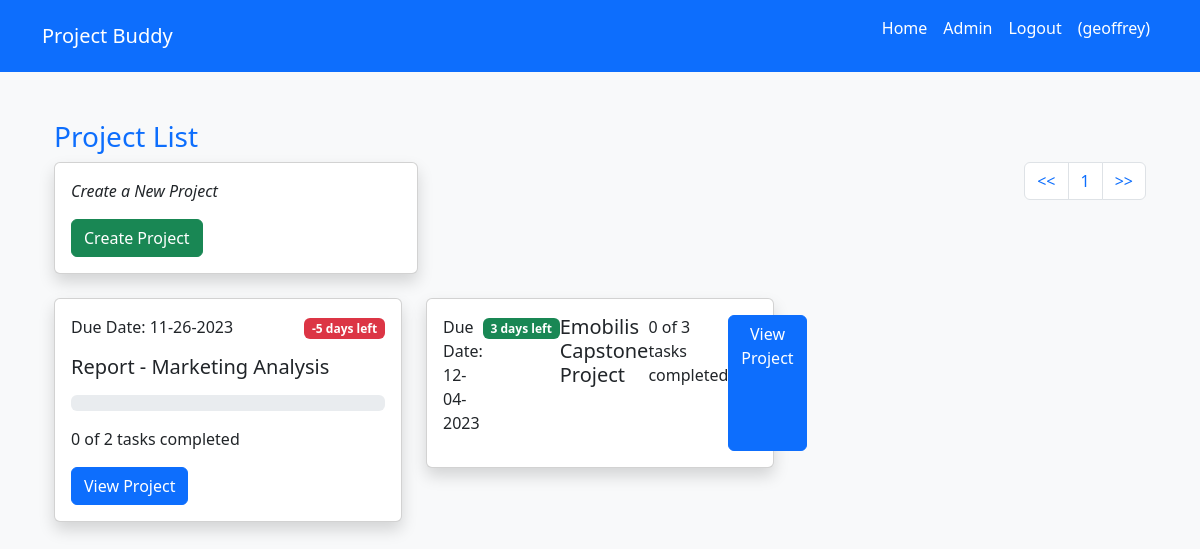
The page /projects/ (signed in) on the database as committed earlier.
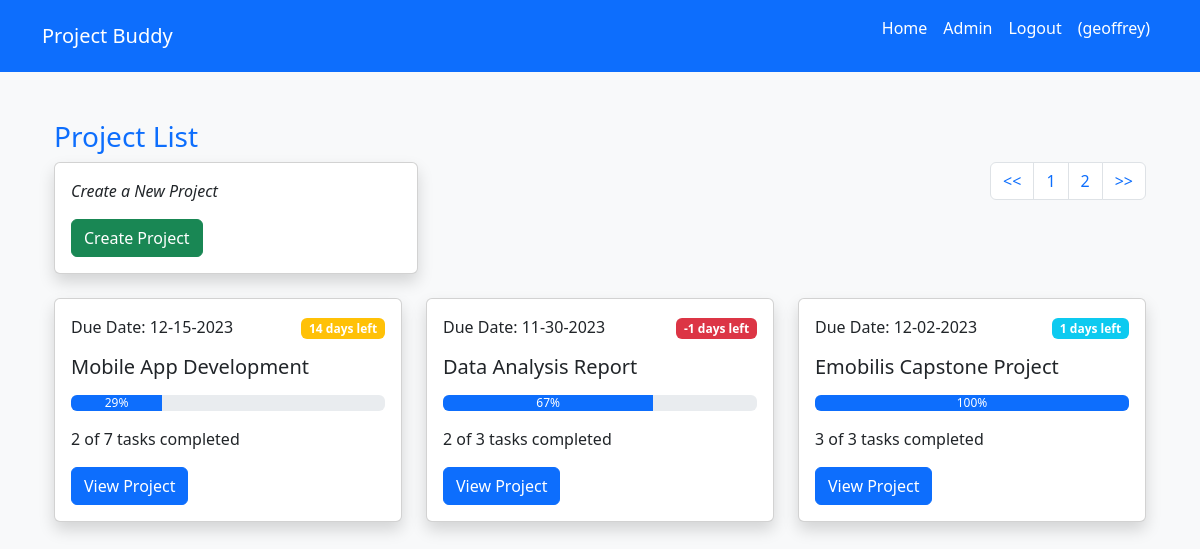
The same page on the database as committed later.
### task_list/models.py (models this page shows, shortened)
class Project(models.Model):
    title = models.CharField(max_length=255)
    description = models.TextField(blank=True)
    created_at = models.DateTimeField(auto_now_add=True)
    due_date = models.DateField(null=True, blank=True)
    owner = models.ForeignKey(User, on_delete=models.CASCADE)

### task_list/views.py (the view)
# urls.py: path('', views.project_list, name='project_list'),
@login_required
def project_list(request):
    projects = Project.objects.filter(owner=request.user).order_by('-created_at')
    pagination = Paginator(projects, 3)
    page = request.GET.get('page')
    projectsObj = pagination.get_page(page)
    all_projects = []
    for project in projectsObj:
        data = {}
        data['item'] = project
        data['all'] = project.tasks.all().count()
        data['complete'] = project.tasks.filter(completed=True).count()
        data['incomplete'] = project.tasks.filter(completed=False).count()
        if data['all'] > 0:
           data['percent'] = round((data['complete'] / data['all']) * 100)
        else:
           data['percent'] = 0
        data['days_left'] = (project.due_date - datetime.date.today()).days
        all_projects.append(data)
    return render(request, 'project_list.html', {'projects': all_projects, 'pages': projectsObj})

### task_list/templates/project_list.html (shortened to what this page needs)
{% extends 'base.html' %} {% load humanize %} {% block content %}
<div class="container mt-5 ">
  <h3 class="text-primary">Project List</h3>
  <div class="d-flex justify-content-between flex-wrap">
    <div class="col-md-4 mb-4">
      <div class="card shadow">
        <div class="card-body">
          <p class="card-text">
            <em>Create a New Project</em>
          </p>
          <a href="{% url 'project_create' %}" class="btn btn-success"
            >Create Project</a
          >
        </div>
      </div>
    </div>
    <nav aria-label="Page navigation example">
      <ul class="pagination justify-content-end ms-auto">
        <li class="page-item"><a class="page-link" href="?page=1"><<</a></li>
        <li class="page-item">
          <a class="page-link" href="?page={{pages.number}}"
            >{{ pages.number}}</a
          >
        </li>
        {% if pages.has_next %}
        <li class="page-item">
          <a class="page-link" href="?page={{pages.next_page_number}}"
            >{{pages.next_page_number}}</a
          >
        </li>
        {% endif %}
        <li class="page-item">
          <a class="page-link" href="?page={{pages.num_pages}}">>></a>
        </li>
      </ul>
    </nav>
  </div>
  <div class="row">
    {% for project in projects %}
    <div class="col-md-4 mb-4">
      <div class="card shadow ">
        <div class="card-body">
          <span class="d-flex justify-content-between">
            <p class="card-text">
              Due Date: {{ project.item.due_date | date:"m-d-Y" }}
            </p>
            <p>
              {% if project.percent < 100 and project.days_left < 3 %}
              <span class="badge bg-danger"
                >{{ project.days_left }} days left</span
              >
              {% elif project.percent == 100 %}
              <span class="badge bg-info"
                >{{ project.days_left }} days left</span
              >
              {% elif project.percent < 100 and project.days_left > 5 %}
              <span class="badge bg-warning"
                >{{ project.days_left }} days left</span
              >
              {% else %}
              <span class="badge bg-success"
                >{{ project.days_left }} days left</span
              {% endif %}
            </p>
          </span>
          <h5 class="card-title">{{ project.item.title }}</h5>
          <div class="progress mb-3 mt-3">
            <div class="progress-bar" style="width: {{project.percent}}%">
              {{project.percent}}%
            </div>
          </div>
          <p class="card-text">
            {{ project.complete }} of {{ project.all }} tasks completed
          </p>
          <a
            href="{% url 'project_detail' project_id=project.item.id %}"
            class="btn btn-primary"
            >View Project</a
          >
        </div>
      </div>
    </div>
    {% endfor %}
  </div>
</div>
{% endblock %}

### templates/base.html (shortened to what this page needs)
{% load static%}
<!DOCTYPE html>
<html lang="en">
  <head>
    <link
      href="https://cdn.jsdelivr.net/npm/bootstrap@5.2.3/dist/css/bootstrap.min.css"
      rel="stylesheet"
    />
  </head>
  <body class="bg-light">
    <nav class="navbar navbar-expand-lg bg-primary navbar-dark">
      <div class="container">
        <a class="navbar-brand" href="#"> Project Buddy</a>
        <div class="collapse navbar-collapse" id="navbarSupportedContent">
          <ul class="navbar-nav ms-auto mb-2 mb-lg-0">
            <li class="nav-item">
              <a
                class="nav-link active"
                aria-current="page"
                href="{%url 'home'%}"
                >Home</a
              >
            </li>
            <li class="nav-item">
              <a class="nav-link active" aria-current="page" href="/admin"
                >Admin</a
              >
            </li>
            {% if user.is_authenticated %}
            <li class="nav-item d-flex ">
              <a
                class="nav-link active"
                aria-current="page"
                href="{%url 'logout'%}"
                >Logout</a
              >
              <p class="nav-link active" aria-current="page">({{user.username}})</p>
            </li>
            {% endif %}
          </ul>
        </div>
      </div>
    </nav>
    <div class="container">
      {% include "alert.html"%} {% block content %} {% endblock content %}
    </div>
  </body>
</html>

Rows that differ between the two databases and show on the page:
no longer on this page (row edited): Project: item.due_date "11-26-2023", days_left "-5", item "Report - Marketing Analysis", complete "0", all "2"
removed Project: item.due_date "12-04-2023", days_left "3", item "Emobilis Capstone Project", complete "0", all "3"
added Project: item.due_date "12-15-2023", days_left "14", item "Mobile App Development", percent "29", complete "2", all "7"
added Project: item.due_date "11-30-2023", days_left "-1", item "Data Analysis Report", percent "67", complete "2", all "3"
added Project: item.due_date "12-02-2023", days_left "1", item "Emobilis Capstone Project", percent "100", complete "3", all "3"
Other text that changed with them:
{{ pages.next_page_number }}: (not shown) → "2"
